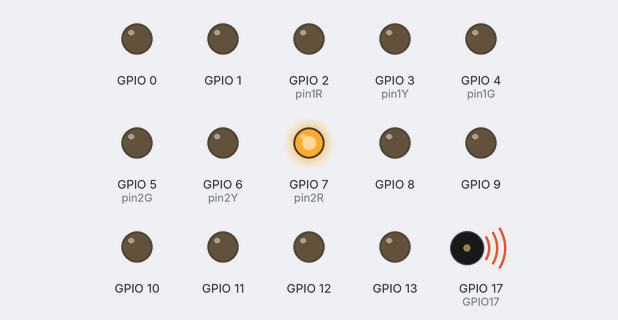
This program was run on a simulated Raspberry Pi (BCM pin numbers). Shown: output pins drawn as LEDs (lit = HIGH), buzzer (waves = sounding). Pins used as bus, display or sensor lines are not drawn. At 24.0 s the program stops and its outputs stay as they are.

Above: at 0.1 s.
At 6.1 s:
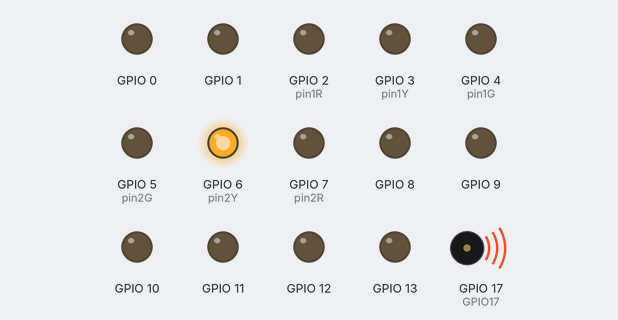
At 9.1 s:
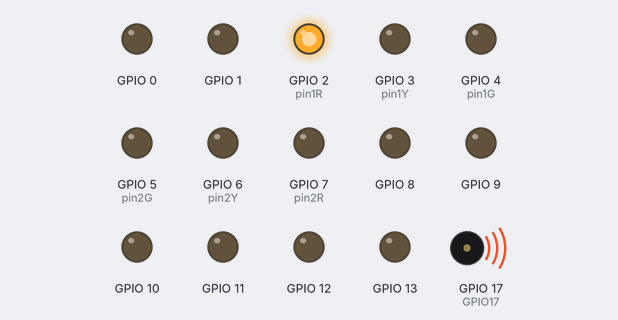
At 12.1 s:
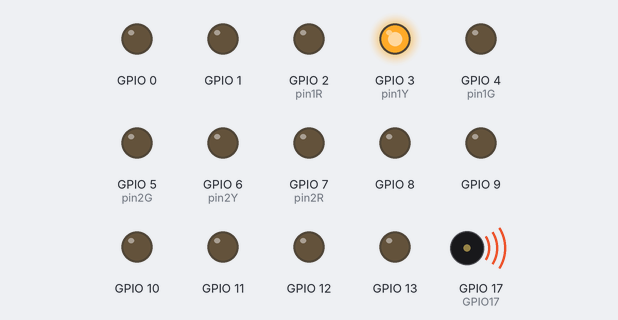
At 18.1 s:
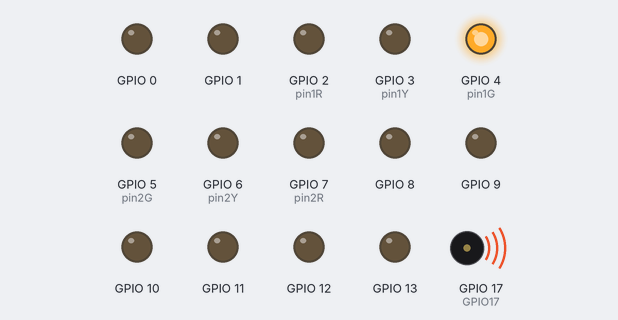
At 24.1 s:
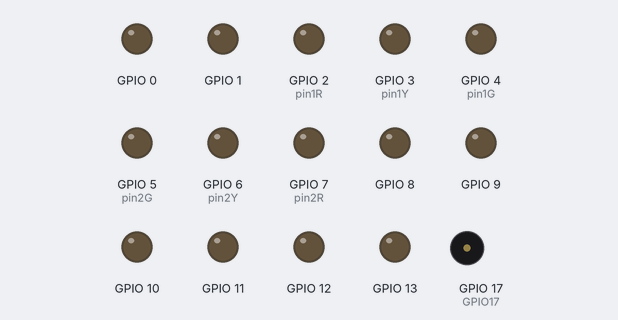
Timing chart, 0 to 25.5 s (numbered marks = the images above):
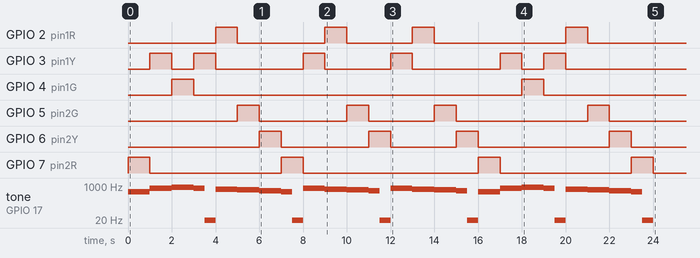

The program:

LittleStarSongLight.py
```python
import RPi.GPIO as GPIO
import time

GPIO.setmode(GPIO.BCM)#point to PIN#03 = GPIO2
pin1G = 4 #La
pin1Y = 3 #So
pin1R = 2 #Fa
pin2G = 5 #Mi
pin2Y = 6 #Re
pin2R = 7 #Do
GPIO17 = 17 #major chord

GPIOS = []
for i in range(0, 28, 1):
    GPIOS.append(i)
    GPIO.setup(GPIOS[i], GPIO.OUT)

GPIO17 = GPIO.PWM(GPIO17,440)
GPIO17.start(50)
#audio frequency
tone = [[0,0,0,0,0],
        [66, 131, 262, 523, 1046], #Do
        [74, 147, 294, 587, 1175], #Re
        [83, 165, 330, 659, 1318], #Mi
        [88, 175, 349, 698, 1397], #Fa
        [98, 196, 392, 784, 1568], #So
        [110, 220, 440, 880, 1760],#La
        [124, 247, 494, 988, 1976]]#Si

majorchord = [1,1,5,5,6,6,5,
              4,4,3,3,2,2,1,
              5,5,4,4,3,3,2,
              5,5,4,4,3,3,2,
              1,1,5,5,6,6,5,
              4,4,3,3,2,2,1]

for i in range(0, len(majorchord)): #Play tone
    if majorchord[i] == 1:
        GPIO.output(pin2R, True)
    elif majorchord[i] == 2:
        GPIO.output(pin2Y, True)
    elif majorchord[i] == 3:
        GPIO.output(pin2G, True)
    elif majorchord[i] == 4:
        GPIO.output(pin1R, True)
    elif majorchord[i] == 5:
        GPIO.output(pin1Y, True)
    elif majorchord[i] == 6:
        GPIO.output(pin1G, True)
    GPIO17.ChangeFrequency(tone[majorchord[i]][3])
    if (i+1)%7 == 0:
        time.sleep(0.5)
        GPIO17.ChangeFrequency(10)
        time.sleep(0.5)
    elif i !=(len(majorchord)-1):
        time.sleep(0.5) #delay a note for beat * 0.5s
    else:
        time.sleep(2) #control the temple
    GPIO.output(pin1G, False)
    GPIO.output(pin1Y, False)
    GPIO.output(pin1R, False)
    GPIO.output(pin2G, False)
    GPIO.output(pin2Y, False)
    GPIO.output(pin2R, False)
GPIO.output(pin1G, False)
GPIO.output(pin1Y, False)
GPIO.output(pin1R, False)
GPIO.output(pin2G, False)
GPIO.output(pin2Y, False)
GPIO.output(pin2R, False)
GPIO17.stop()
GPIO.cleanup()
```

Measured:
- by itself, GPIO 2 (pin1R): LOW → HIGH at 4.0 s, → LOW 1.0 s later, → HIGH 4.0 s later, → LOW 1.0 s later, … (8 changes in this stretch)
- by itself, GPIO 3 (pin1Y): LOW → HIGH at 1.0 s, → LOW 1.0 s later, → HIGH 1.0 s later, → LOW 1.0 s later, … (12 changes in this stretch)
- by itself, GPIO 4 (pin1G): alternates HIGH for 1.0 s and LOW for 15.0 s
- by itself, GPIO 5 (pin2G): LOW → HIGH at 5.0 s, → LOW 1.0 s later, → HIGH 4.0 s later, → LOW 1.0 s later, … (8 changes in this stretch)
- by itself, GPIO 6 (pin2Y): LOW → HIGH at 6.0 s, → LOW 1.0 s later, → HIGH 4.0 s later, → LOW 1.0 s later, … (8 changes in this stretch)
- by itself, GPIO 7 (pin2R): LOW → HIGH at 0.00 s, → LOW 1.0 s later, → HIGH 6.0 s later, → LOW 1.0 s later, … (8 changes in this stretch)
- by itself, tone on GPIO 17 (GPIO17): plays 523 Hz for 1.0 s, 784 Hz for 1.0 s, 880 Hz for 1.0 s, 784 Hz for 0.50 s, 10 Hz for 0.50 s, 698 Hz for 1.0 s … (30 notes in this stretch)
